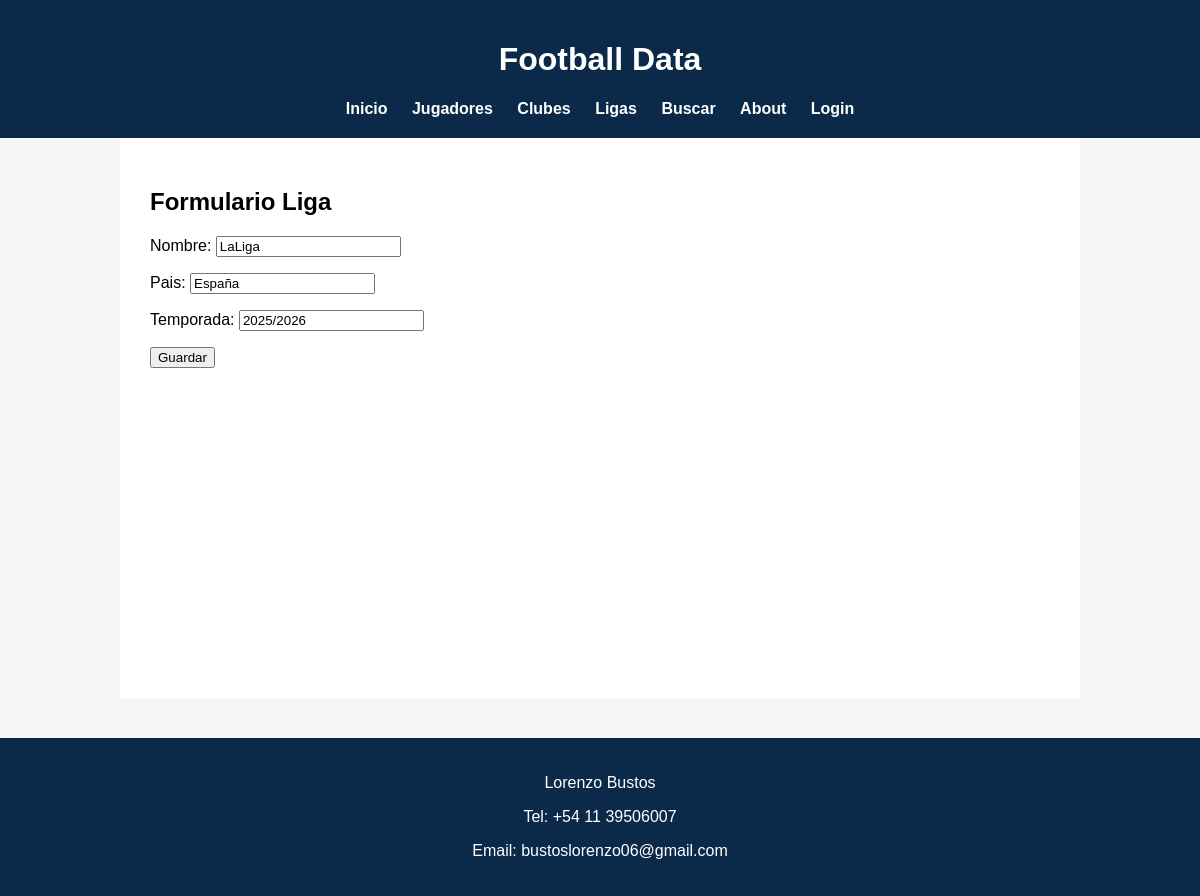
The page /ligas/editar/1/ on the database its author committed.
### futbol/models.py (models this page shows, shortened)
class Liga(models.Model):
    nombre = models.CharField(max_length=50)
    pais = models.CharField(max_length=50)
    temporada = models.CharField(max_length=20)

### futbol/views.py (the view)
# urls.py: path("ligas/editar/<int:pk>/",views.LigaUpdate.as_view()),
class LigaUpdate(UpdateView):
    model = Liga
    fields = "__all__"
    template_name = "liga_form.html"
    success_url = "/ligas/"

### templates/liga_form.html (shortened to what this page needs)
{% extends "base.html" %}
{% block content %}
<h2>Formulario Liga</h2>
<form method="post">
    {{ form.as_p }}
    <button type="submit">Guardar</button>
</form>
{% endblock %}

### static/css/style.css (style rules this page uses)
body { font-family:Arial; margin:0; background:#f4f6f8; }

### rows shown on the page
Liga: nombre "LaLiga", pais "España", temporada "2025/2026"
